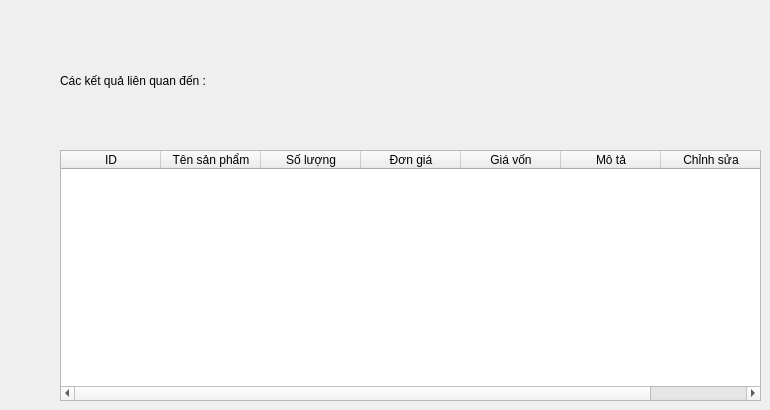
         <widget class="QWidget" name="Search_2">
          <widget class="QTableWidget" name="table_search">
           <property name="geometry">
            <rect>
             <x>60</x>
             <y>150</y>
             <width>701</width>
             <height>251</height>
            </rect>
           </property>
           <column>
            <property name="text">
             <string>ID</string>
            </property>
           </column>
           <column>
            <property name="text">
             <string>Tên sản phẩm</string>
            </property>
           </column>
           <column>
            <property name="text">
             <string>Số lượng</string>
            </property>
           </column>
           <column>
            <property name="text">
             <string>Đơn giá</string>
            </property>
           </column>
           <column>
            <property name="text">
             <string>Giá vốn</string>
            </property>
           </column>
           <column>
            <property name="text">
             <string>Mô tả</string>
            </property>
           </column>
           <column>
            <property name="text">
             <string>Chỉnh sửa</string>
            </property>
           </column>
          </widget>
          <widget class="QWidget" name="layoutWidget">
           <property name="geometry">
            <rect>
             <x>60</x>
             <y>50</y>
             <width>361</width>
             <height>61</height>
            </rect>
           </property>
           <layout class="QHBoxLayout" name="horizontalLayout_19">
            <item>
             <widget class="QLabel" name="label_14">
              <property name="font">
               <font>
                <pointsize>9</pointsize>
               </font>
              </property>
              <property name="text">
               <string>Các kết quả liên quan đến : </string>
              </property>
             </widget>
            </item>
            <item>
             <widget class="QLabel" name="label_15">
              <property name="font">
               <font>
                <pointsize>9</pointsize>
               </font>
              </property>
              <property name="text">
               <string/>
              </property>
             </widget>
            </item>
           </layout>
          </widget>
         </widget>
